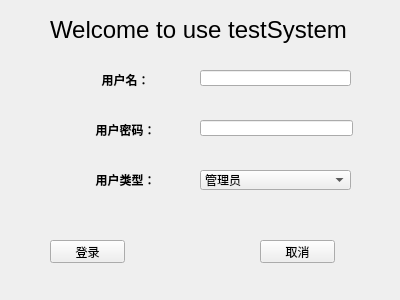
<?xml version="1.0" encoding="UTF-8"?>
<ui version="4.0">
 <class>MainWindow</class>
 <widget class="QMainWindow" name="MainWindow">
  <property name="geometry">
   <rect>
    <x>0</x>
    <y>0</y>
    <width>400</width>
    <height>300</height>
   </rect>
  </property>
  <property name="windowTitle">
   <string>MainWindow</string>
  </property>
  <property name="styleSheet">
   <string notr="true">background-image: url(:/new/prefix1/picture/QQ截图20170708141021.png);</string>
  </property>
  <widget class="QWidget" name="centralWidget">
   <widget class="QLabel" name="label">
    <property name="geometry">
     <rect>
      <x>50</x>
      <y>10</y>
      <width>301</width>
      <height>41</height>
     </rect>
    </property>
    <property name="text">
     <string>&lt;html&gt;&lt;head/&gt;&lt;body&gt;&lt;p&gt;&lt;span style=&quot; font-family:'Ubuntu'; font-size:18pt;&quot;&gt;Welcome to use testSystem&lt;/span&gt;&lt;/p&gt;&lt;/body&gt;&lt;/html&gt;</string>
    </property>
   </widget>
   <widget class="QLabel" name="label_4">
    <property name="geometry">
     <rect>
      <x>80</x>
      <y>170</y>
      <width>91</width>
      <height>20</height>
     </rect>
    </property>
    <property name="styleSheet">
     <string notr="true">border-image: url(:/new/prefix1/picture/QQ截图20170708141021.png);</string>
    </property>
    <property name="text">
     <string>&lt;html&gt;&lt;head/&gt;&lt;body&gt;&lt;p align=&quot;center&quot;&gt;&lt;span style=&quot; font-weight:600;&quot;&gt;用户类型：&lt;/span&gt;&lt;/p&gt;&lt;/body&gt;&lt;/html&gt;</string>
    </property>
   </widget>
   <widget class="QPushButton" name="loginButton">
    <property name="geometry">
     <rect>
      <x>50</x>
      <y>240</y>
      <width>75</width>
      <height>23</height>
     </rect>
    </property>
    <property name="whatsThis">
     <string>&lt;html&gt;&lt;head/&gt;&lt;body&gt;&lt;p&gt;&lt;br/&gt;&lt;/p&gt;&lt;/body&gt;&lt;/html&gt;</string>
    </property>
    <property name="styleSheet">
     <string notr="true">border-image: url(:/new/prefix1/picture/QQ截图20170708141021.png);</string>
    </property>
    <property name="text">
     <string>登录</string>
    </property>
   </widget>
   <widget class="QPushButton" name="cancelButton">
    <property name="geometry">
     <rect>
      <x>260</x>
      <y>240</y>
      <width>75</width>
      <height>23</height>
     </rect>
    </property>
    <property name="styleSheet">
     <string notr="true">border-image: url(:/new/prefix1/picture/QQ截图20170708141021.png);</string>
    </property>
    <property name="text">
     <string>取消</string>
    </property>
   </widget>
   <widget class="QComboBox" name="type_comboBox">
    <property name="geometry">
     <rect>
      <x>200</x>
      <y>170</y>
      <width>151</width>
      <height>20</height>
     </rect>
    </property>
    <property name="styleSheet">
     <string notr="true">border-image: url(:/new/prefix1/picture/QQ截图20170708141021.png);</string>
    </property>
    <item>
     <property name="text">
      <string>管理员</string>
     </property>
    </item>
    <item>
     <property name="text">
      <string>教师</string>
     </property>
    </item>
    <item>
     <property name="text">
      <string>学生</string>
     </property>
    </item>
   </widget>
   <widget class="QLineEdit" name="password_lineEdit">
    <property name="geometry">
     <rect>
      <x>200</x>
      <y>120</y>
      <width>153</width>
      <height>16</height>
     </rect>
    </property>
    <property name="styleSheet">
     <string notr="true">border-image: url(:/new/prefix1/picture/QQ截图20170708141021.png);</string>
    </property>
   </widget>
   <widget class="QLineEdit" name="user_lineEdit">
    <property name="geometry">
     <rect>
      <x>200</x>
      <y>70</y>
      <width>151</width>
      <height>16</height>
     </rect>
    </property>
    <property name="styleSheet">
     <string notr="true">border-image: url(:/new/prefix1/picture/QQ截图20170708141021.png);</string>
    </property>
   </widget>
   <widget class="QLabel" name="label_2">
    <property name="geometry">
     <rect>
      <x>80</x>
      <y>70</y>
      <width>91</width>
      <height>21</height>
     </rect>
    </property>
    <property name="styleSheet">
     <string notr="true">border-image: url(:/new/prefix1/picture/QQ截图20170708141021.png);</string>
    </property>
    <property name="text">
     <string>&lt;html&gt;&lt;head/&gt;&lt;body&gt;&lt;p align=&quot;center&quot;&gt;&lt;span style=&quot; font-weight:600;&quot;&gt;用户名：&lt;/span&gt;&lt;/p&gt;&lt;/body&gt;&lt;/html&gt;</string>
    </property>
   </widget>
   <widget class="QLabel" name="label_3">
    <property name="geometry">
     <rect>
      <x>80</x>
      <y>120</y>
      <width>91</width>
      <height>20</height>
     </rect>
    </property>
    <property name="styleSheet">
     <string notr="true">border-image: url(:/new/prefix1/picture/QQ截图20170708141021.png);</string>
    </property>
    <property name="text">
     <string>&lt;html&gt;&lt;head/&gt;&lt;body&gt;&lt;p align=&quot;center&quot;&gt;&lt;span style=&quot; font-weight:600;&quot;&gt;用户密码：&lt;/span&gt;&lt;/p&gt;&lt;/body&gt;&lt;/html&gt;</string>
    </property>
   </widget>
  </widget>
 </widget>
 <layoutdefault spacing="6" margin="11"/>
 <resources/>
 <connections/>
</ui>
